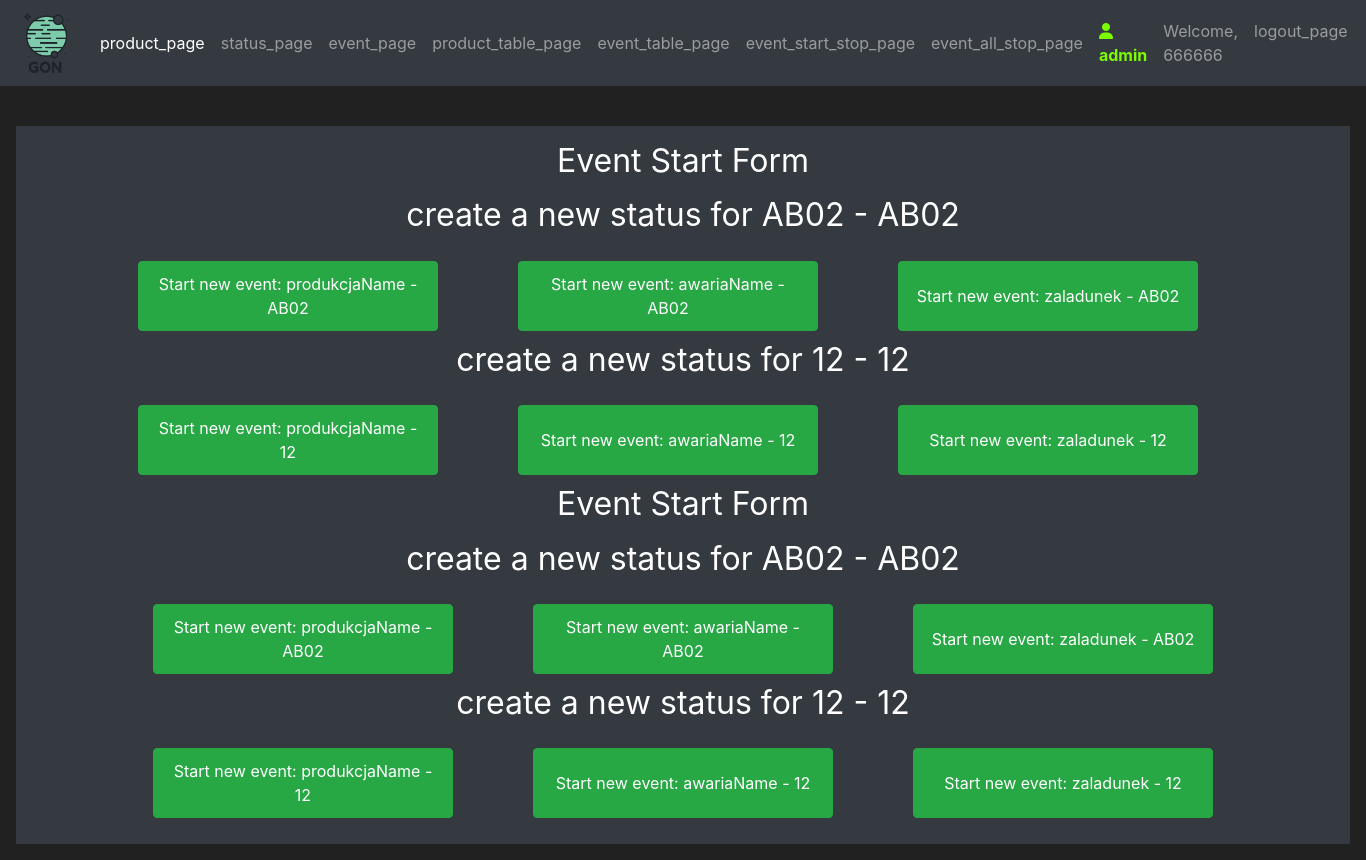
/eventStartStop (signed in), run on an earlier commit of the app's database.
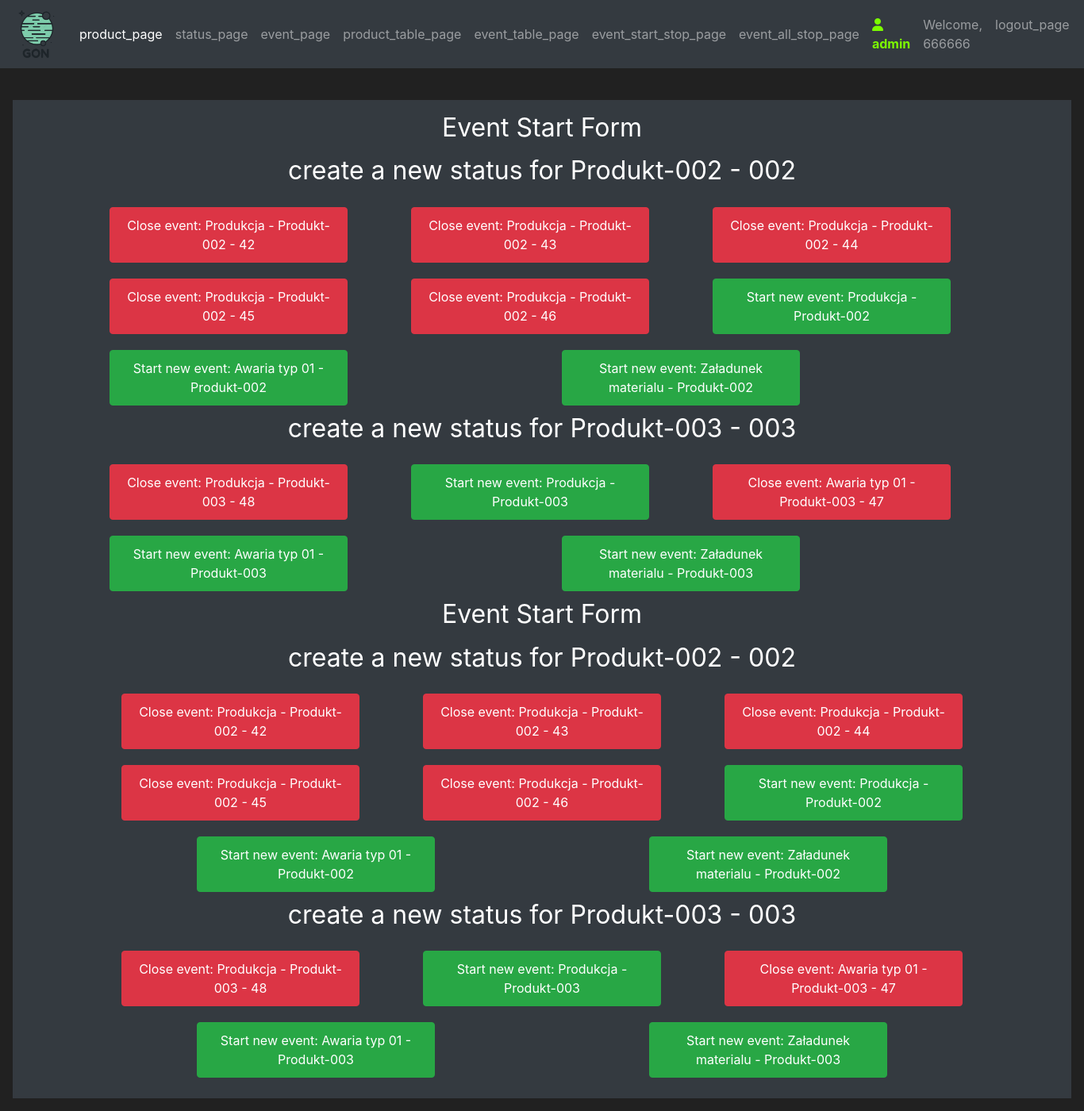
And on a later commit of the database.
### mainApp/models/user.py (models this page shows, shortened)
class User(UserMixin, db.Model):
    id = db.Column(db.Integer, primary_key=True, unique=True)
    username = db.Column(db.String(100), unique=True)
    password_hash = db.Column(db.String())
    email_address = db.Column(db.String())
    role = db.Column(db.Integer)

### mainApp/models/product.py (models this page shows, shortened)
class Product(db.Model):
    id = db.Column(db.Integer, primary_key=True)
    modelCode = db.Column(db.String(20), unique=True)
    modelName = db.Column(db.String(20))
    orderStatus = db.Column(db.String(20))
    startDate = db.Column(db.Integer)
    executionDate = db.Column(db.Integer)

### mainApp/models/status.py (models this page shows, shortened)
class Status(db.Model):
    id = db.Column(db.Integer, primary_key=True)
    statusCode = db.Column(db.Integer)
    statusName = db.Column(db.String(20), unique=True)
    production = db.Column(db.String(20))

### mainApp/models/event.py (models this page shows, shortened)
class Event(db.Model):
    id = db.Column(db.Integer, primary_key=True)
    idProd = db.Column(db.Integer, db.ForeignKey(Product.id), nullable=True)
    idStatus = db.Column(db.Integer, db.ForeignKey(Status.id))
    startDate = db.Column(db.Integer)
    endDate = db.Column(db.Integer)
    okCounter = db.Column(db.Integer)
    nokCounter = db.Column(db.Integer)
    userID = db.Column(db.Integer, db.ForeignKey(User.id))

### mainApp/routes.py (the view, shortened to what this page needs)
@ app.route('/eventStartStop', methods=('GET', 'POST'))
@ login_required
def event_start_stop_page():
    eventStartForm = EventStartForm()
    eventCloseForm = EventCloseForm()
    openProductList = Product.query.filter(Product.orderStatus == "Open")
    statusList = Status.query.all()
    openEventList = Event.query.filter(Event.endDate == None)
    return render_template('eventStartForm.html', openProductList=openProductList, statusList=statusList, openEventList=openEventList, eventStartForm = eventStartForm, eventCloseForm = eventCloseForm)

### mainApp/models/user.py (called while the page is built)
@login_manager.user_loader
def load_user(user_id):
    return User.query.get(int(user_id))

### mainApp/templates/eventStartForm.html (shortened to what this page needs)
{% extends 'base.html' %}
{% block content %}
<div class="text-center">
    <div class="container">
        <h1 class="h2 mb-3 font-weight-normal">
            Event Start Form
        </h1>
        {% for openProduct in openProductList %}
        <h3 class="h2 mb-3 font-weight-normal">
            create a new status for {{openProduct.modelName}} - {{ openProduct.modelCode}}
        </h3>
        <div class="row">
            {% for status in statusList %}
            {% for openEvent in openEventList %}
            {% if openEvent.idProd == openProduct.id and openEvent.idStatus == status.id%}
            <div class="col text-center">
                <form method="POST" class="form-register" style="color:white">
                    <button class="btn btn-danger btn-block buttonFull">Close event: {{ status.statusName }} - {{
                        openProduct.modelName}} - {{ openEvent.id }}</button>
                </form>
            </div>
            {% endif %}
            {% endfor %}
            <div class="col text-center">
                <form method="POST" class="form-register" style="color:white">
                    <button class="btn btn-success btn-block buttonFull">Start new event: {{ status.statusName }} - {{
                        openProduct.modelName}}</button>
                </form>
            </div>
            {% endfor %}
        </div>
        {% endfor %}
    </div>
</div>
<div class="text-center">
    <div class="container">
        <h1 class="h2 mb-3 font-weight-normal">
            Event Start Form
        </h1>
        {% for openProduct in openProductList %}
        <h3 class="h2 mb-3 font-weight-normal">
            create a new status for {{openProduct.modelName}} - {{ openProduct.modelCode}}
        </h3>
        <div class="row">
            {% for status in statusList %}
            {% for openEvent in openEventList %}
            {% if openEvent.idProd == openProduct.id and openEvent.idStatus == status.id%}
            <div class="col text-center">
                <button class="btn btn-outline btn-danger buttonFull" data-toggle="modal"
                    data-target="#Modal-Close-{{openProduct.id}}">Close event: {{ status.statusName }} - {{
                        openProduct.modelName}} - {{openEvent.id}}</button>
            </div>
            {% endif %}
            {% endfor %}
            <div class="col text-center">
                <button class="btn btn-outline btn-success buttonFull" data-toggle="modal"
                    data-target="#Modal-Start-{{openProduct.id}}-{{status.id}}-{{current_user.id}}">Start new event: {{ status.statusName }} - {{
                        openProduct.modelName}}</button>
            </div>
            {% endfor %}
        </div>
        {% endfor %}
    </div>
</div>
{% endblock %}

### mainApp/templates/base.html (shortened to what this page needs)
<!doctype html>
<html lang="en">
<head>
   <link rel="stylesheet" href="https://cdn.jsdelivr.net/npm/bootstrap@4.5.3/dist/css/bootstrap.min.css"
>
   <link rel="stylesheet" href="https://cdnjs.cloudflare.com/ajax/libs/font-awesome/4.7.0/css/font-awesome.min.css">
</head>
<body>
   <nav class="navbar navbar-expand-md navbar-dark bg-dark">
      <a class="navbar-brand" href="{{url_for('home_page')}}"><img src="/static/LogoBIG.png" alt="..." height="60"
            class="d-inline-block"></a>
      <div class="collapse navbar-collapse" id="navbarNav">
         <ul class="navbar-nav mr-auto">
            <li class="nav-item active">
               <a class="nav-link" href="{{url_for('product_page')}}">product_page</a>
            </li>
            <li class="nav-item">
               <a class="nav-link" href="{{url_for('status_page')}}">status_page</a>
            </li>
            <li class="nav-item">
               <a class="nav-link" href="{{url_for('event_page')}}">event_page</a>
            </li>
            <li class="nav-item">
               <a class="nav-link" href="{{url_for('product_table_page')}}">product_table_page</a>
            </li>
            <li class="nav-item">
               <a class="nav-link" href="{{url_for('event_table_page')}}">event_table_page</a>
            </li>
            <li class="nav-item">
               <a class="nav-link" href="{{url_for('event_start_stop_page')}}">event_start_stop_page</a>
            </li>
            <li class="nav-item">
               <a class="nav-link" href="{{url_for('event_all_stop_page')}}">event_all_stop_page</a>
            </li>
         </ul>
         {% if current_user.is_authenticated %}
         <ul class="navbar-nav">
            <li class="nav-item">
               <a class="nav-link" style="color: lawngreen; font-weight: bold">
                  <i class='fa fa-user'></i>
                  {{ current_user.role }}
               </a>
            </li>
            <li class="nav-item">
               <a class="nav-link" href="#">Welcome, {{current_user.username}}</a>
            </li>
            <li class="nav-item">
               <a class="nav-link" href="{{url_for('logout_page')}}">logout_page</a>
            </li>
         </ul>
         {% endif %}
      </div>
   </nav>
   <br>
   <div class="position-relative overflow-hidden p-3 p-md-3 m-md-3 text-center bg-dark" style="color:white">
      {% block content %}
      {% endblock %}
   </div>
</body>
</html>

### mainApp/templates/base.html (style rules this page uses)
body { background-color: #212121; color: white }
.buttonFull { width: 300px !important; height: 70px !important; margin: 10px; }

What changed in the data, as far as the page shows it:
changed Product: modelName "AB02" → "Produkt-002"; modelCode "AB02" → "002"
changed Status: statusName "produkcjaName" → "Produkcja"
added Event: {{ status.statusName }} "Produkcja", {{ openProduct.modelName }} "Produkt-002", id "42", shown under Status "Produkcja"
added Event: {{ status.statusName }} "Produkcja", {{ openProduct.modelName }} "Produkt-002", id "43", shown under Status "Produkcja"
added Event: {{ status.statusName }} "Produkcja", {{ openProduct.modelName }} "Produkt-002", id "44", shown under Status "Produkcja"
added Event: {{ status.statusName }} "Produkcja", {{ openProduct.modelName }} "Produkt-002", id "45", shown under Status "Produkcja"
added Event: {{ status.statusName }} "Produkcja", {{ openProduct.modelName }} "Produkt-002", id "46", shown under Status "Produkcja"
changed Status: statusName "awariaName" → "Awaria typ 01"
changed Status: statusName "zaladunek" → "Załadunek materialu"
changed Product: modelName "12" → "Produkt-003"; modelCode "12" → "003"
added Event: {{ status.statusName }} "Produkcja", {{ openProduct.modelName }} "Produkt-003", id "48", shown under Status "Produkcja"
added Event: {{ status.statusName }} "Awaria typ 01", {{ openProduct.modelName }} "Produkt-003", id "47", shown under Status "Awaria typ 01"
